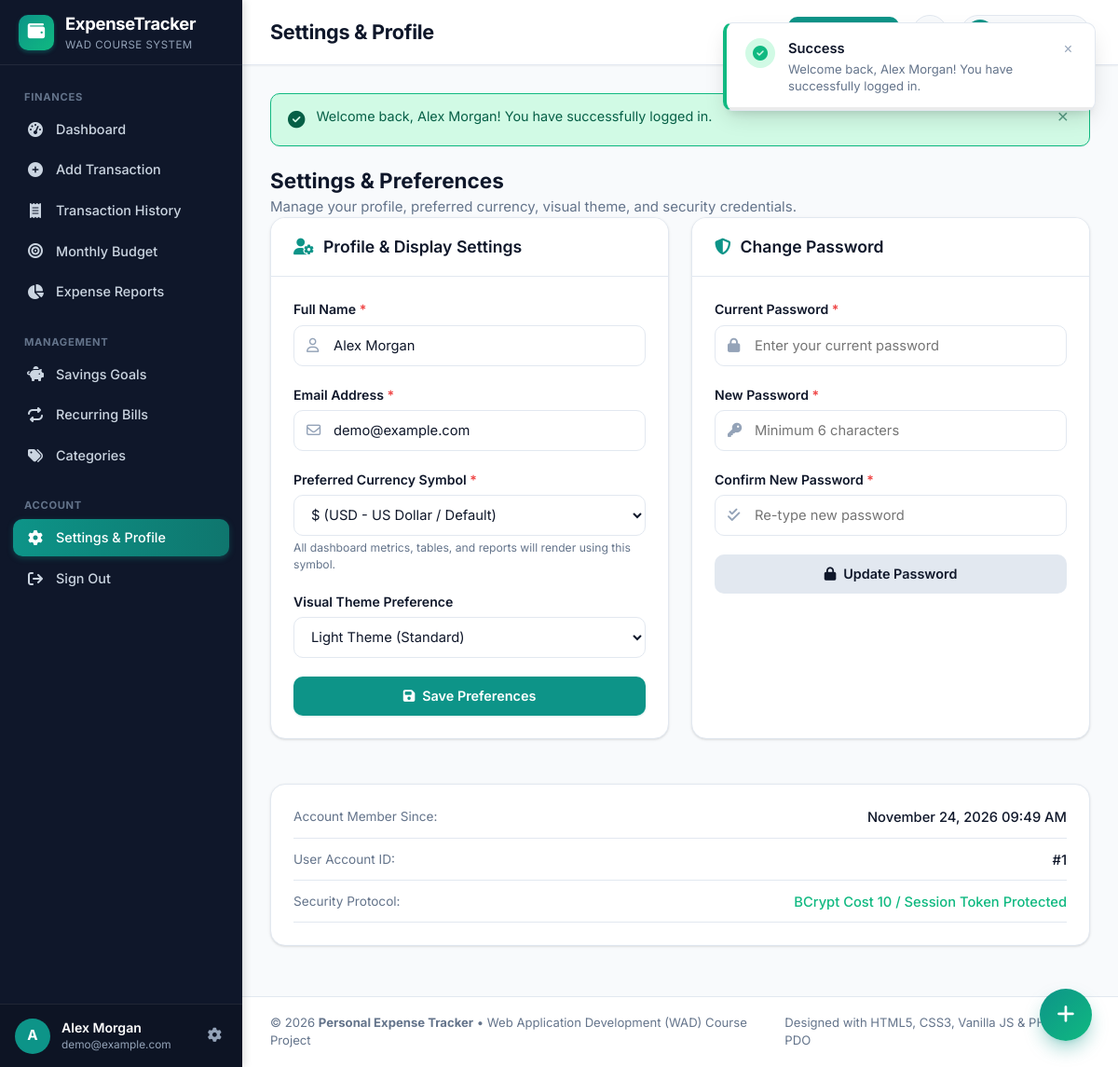
The page /pages/profile.php (signed in) on the database its author committed.
### tables this page shows
CREATE TABLE `users` (
  `id` INT AUTO_INCREMENT PRIMARY KEY,
  `name` VARCHAR(100) NOT NULL,
  `email` VARCHAR(150) NOT NULL UNIQUE,
  `password` VARCHAR(255) NOT NULL,
  `currency` VARCHAR(10) NOT NULL DEFAULT '$',
  `theme` VARCHAR(10) NOT NULL DEFAULT 'light',
  `created_at` TIMESTAMP DEFAULT CURRENT_TIMESTAMP
);

### includes/functions.php (called while the page is built, shortened)
<?php
function app_url(string $path = ''): string {
    static $baseUrl = null;
    if ($baseUrl === null) {
        $docRoot = str_replace('\\', '/', realpath($_SERVER['DOCUMENT_ROOT'] ?? ''));
        $appRoot = str_replace('\\', '/', dirname(__DIR__));
        if (!empty($docRoot) && strpos($appRoot, $docRoot) === 0) {
            $relative = substr($appRoot, strlen($docRoot));
            $baseUrl = rtrim($relative, '/') . '/';
        }
    }
    return rtrim($baseUrl, '/') . '/' . ltrim($path, '/');
}
function e($value): string {
    return htmlspecialchars((string)($value ?? ''), ENT_QUOTES, 'UTF-8');
}
function format_date(string $date, string $format = 'M d, Y'): string {
    $timestamp = strtotime($date);
    return $timestamp ? date($format, $timestamp) : $date;
}

### pages/profile.php (the view, shortened to what this page needs)
<?php
require_once __DIR__ . '/../includes/auth_check.php';
$userId = get_user_id();
$stmt = $pdo->prepare("SELECT id, name, email, currency, theme, created_at FROM users WHERE id = :id LIMIT 1");
$stmt->execute([':id' => $userId]);
$user = $stmt->fetch();
$availableCurrencies = [
    '$'  => '$ (USD - US Dollar / Default)',
    '₹'  => '₹ (INR - Indian Rupee)',
    '€'  => '€ (EUR - Euro)',
    '£'  => '£ (GBP - British Pound)',
    '¥'  => '¥ (JPY - Japanese Yen)',
    'C$' => 'C$ (CAD - Canadian Dollar)',
    'A$' => 'A$ (AUD - Australian Dollar)',
    'AED'=> 'AED (United Arab Emirates Dirham)'
];
include __DIR__ . '/../includes/header.php';
?>
<div class="profile-page">
    <div class="page-intro-header">
        <h2>Settings &amp; Preferences</h2>
        <p class="text-muted">Manage your profile, preferred currency, visual theme, and security credentials.</p>
    </div>
    <div class="grid-2-col">
        <div class="card">
            <div class="card-header">
                <h3 class="card-title">
                    <i class="fa-solid fa-user-gear text-teal"></i>
                    Profile &amp; Display Settings
                </h3>
            </div>
            <div class="card-body">
                <form action="<?= e(app_url('actions/update_profile.php')) ?>" method="POST" novalidate>
                    <div class="form-group">
                        <label for="userName" class="form-label">Full Name <span class="text-danger">*</span></label>
                        <div class="input-icon-wrap">
                            <input type="text" name="name" id="userName" class="form-control"
                                   value="<?= e($user['name']) ?>" required>
                        </div>
                    </div>
                    <div class="form-group">
                        <label for="userEmail" class="form-label">Email Address <span class="text-danger">*</span></label>
                        <div class="input-icon-wrap">
                            <input type="email" name="email" id="userEmail" class="form-control"
                                   value="<?= e($user['email']) ?>" required>
                        </div>
                    </div>
                    <div class="form-group">
                        <label for="userCurrency" class="form-label">Preferred Currency Symbol <span class="text-danger">*</span></label>
                        <select name="currency" id="userCurrency" class="form-control" required>
                            <?php foreach ($availableCurrencies as $sym => $label): ?>
                                <option value="<?= e($sym) ?>" <?= ($user['currency'] === $sym) ? 'selected' : '' ?>>
                                    <?= e($label) ?>
                                </option>
                            <?php endforeach; ?>
                        </select>
                        <span class="field-hint">All dashboard metrics, tables, and reports will render using this symbol.</span>
                    </div>
                    <div class="form-group">
                        <label for="userTheme" class="form-label">Visual Theme Preference</label>
                        <select name="theme" id="userTheme" class="form-control">
                            <option value="light" <?= ($user['theme'] === 'light') ? 'selected' : '' ?>>Light Theme (Standard)</option>
                        </select>
                    </div>
                    <div class="form-actions mt-3">
                        <button type="submit" class="btn btn-primary btn-block">
                            <i class="fa-solid fa-floppy-disk"></i> Save Preferences
                        </button>
                    </div>
                </form>
            </div>
        </div>
        <div class="card">
            <div class="card-header">
                <h3 class="card-title">
                    <i class="fa-solid fa-shield-halved text-teal"></i>
                    Change Password
                </h3>
            </div>
            <div class="card-body">
                <form action="<?= e(app_url('actions/change_password.php')) ?>" method="POST" novalidate>
                    <div class="form-group">
                        <label for="currentPassword" class="form-label">Current Password <span class="text-danger">*</span></label>
                        <div class="input-icon-wrap">
                            <input type="password" name="current_password" id="currentPassword" class="form-control"
                                   placeholder="Enter your current password" required>
                        </div>
                    </div>
                    <div class="form-group">
                        <label for="newPassword" class="form-label">New Password <span class="text-danger">*</span></label>
                        <div class="input-icon-wrap">
                            <input type="password" name="new_password" id="newPassword" class="form-control"
                                   placeholder="Minimum 6 characters" minlength="6" required>
                        </div>
                    </div>
                    <div class="form-group">
                        <label for="confirmNewPassword" class="form-label">Confirm New Password <span class="text-danger">*</span></label>
                        <div class="input-icon-wrap">
                            <input type="password" name="confirm_new_password" id="confirmNewPassword" class="form-control"
                                   placeholder="Re-type new password" required>
                        </div>
                    </div>
                    <div class="form-actions mt-3">
                        <button type="submit" class="btn btn-secondary btn-block">
                            <i class="fa-solid fa-lock"></i> Update Password
                        </button>
                    </div>
                </form>
            </div>
        </div>
    </div>
    <div class="card mt-4">
        <div class="card-body">
            <div class="detail-list">
                <div class="detail-row">
                    <span class="detail-label">Account Member Since:</span>
                    <span class="detail-value"><?= e(format_date($user['created_at'], 'F d, Y h:i A')) ?></span>
                </div>
                <div class="detail-row">
                    <span class="detail-label">User Account ID:</span>
                    <span class="detail-value">#<?= (int)$user['id'] ?></span>
                </div>
                <div class="detail-row">
                    <span class="detail-label">Security Protocol:</span>
                    <span class="detail-value text-success font-medium">BCrypt Cost 10 / Session Token Protected</span>
                </div>
            </div>
        </div>
    </div>
</div>
<?php include __DIR__ . '/../includes/footer.php'; ?>

### assets/css/style.css (style rules this page uses)
:root { --primary: #0d9488; --primary-hover: #0f766e; --primary-light: #f0fdfa; --primary-subtle: #ccfbf1; --primary-border: #99f6e4; --secondary: #10b981; --secondary-hover: #059669; --secondary-light: #ecfdf5; --success: #10b981; --success-light: #d1fae5; --success-text: #065f46; --danger: #ef4444; --danger-hover: #dc2626; --danger-light: #fee2e2; --danger-text: #991b1b; --warning: #f59e0b; --warning-light: #fef3c7; --warning-text: #92400e; --info: #0284c7; --info-light: #e0f2fe; --info-text: #075985; --text-main: #0f172a; --text-muted: #64748b; --text-light: #94a3b8; --bg-app: #f8fafc; --bg-card: #ffffff; --bg-card-header: #ffffff; --bg-sidebar: #0f172a; --bg-sidebar-hover: #1e293b; --bg-input: #ffffff; --bg-table-stripe: #f8fafc; --border-color: #e2e8f0; --border-focus: #0d9488; --shadow-xs: 0 1px 2px 0 rgba(0, 0, 0, 0.05); --shadow-sm: 0 1px 3px 0 rgba(0, 0, 0, 0.1), 0 1px 2px -1px rgba(0, 0, 0, 0.1); --shadow-md: 0 4px 6px -1px rgba(0, 0, 0, 0.07), 0 2px 4px -2px rgba(0, 0, 0, 0.05); --shadow-lg: 0 10px 15px -3px rgba(0, 0, 0, 0.08), 0 4px 6px -4px rgba(0, 0, 0, 0.04); --radius-sm: 6px; --radius-md: 10px; --radius-lg: 16px; --radius-full: 9999px; --sidebar-width: 260px; --topbar-height: 70px; --transition: all 0.2s ease-in-out; }
* { margin: 0; padding: 0; box-sizing: border-box; }
body { font-family: 'Inter', -apple-system, BlinkMacSystemFont, "Segoe UI", Roboto, sans-serif; background-color: var(--bg-app); color: var(--text-main); line-height: 1.5; font-size: 15px; -webkit-font-smoothing: antialiased; transition: background-color 0.3s ease, color 0.3s ease; }
.card { background: var(--bg-card); border: 1px solid var(--border-color); border-radius: var(--radius-lg); box-shadow: var(--shadow-sm); margin-bottom: 24px; overflow: hidden; transition: box-shadow 0.2s ease, background-color 0.3s ease; }
.card-header { padding: 18px 24px; border-bottom: 1px solid var(--border-color); background: var(--bg-card-header); }
.card-title { font-size: 1.1rem; font-weight: 600; color: var(--text-main); display: flex; align-items: center; gap: 10px; }
.card-body { padding: 24px; }
.form-group { margin-bottom: 20px; }
.form-label { display: block; font-size: 0.88rem; font-weight: 600; color: var(--text-main); margin-bottom: 6px; }
.input-icon-wrap { position: relative; display: flex; align-items: center; }
.form-control { width: 100%; height: 44px; padding: 10px 14px; font-size: 0.92rem; font-family: inherit; color: var(--text-main); background: var(--bg-input); border: 1px solid var(--border-color); border-radius: var(--radius-md); transition: var(--transition); outline: none; }
.input-icon-wrap .form-control { padding-left: 42px; }
.field-hint { display: block; font-size: 0.76rem; color: var(--text-muted); margin-top: 4px; }
.form-actions { display: flex; gap: 12px; margin-top: 24px; }
.btn { display: inline-flex; align-items: center; justify-content: center; gap: 8px; font-family: inherit; font-size: 0.9rem; font-weight: 600; padding: 10px 18px; border-radius: var(--radius-md); border: 1px solid transparent; cursor: pointer; text-decoration: none; transition: var(--transition); line-height: 1.4; }
.btn-primary { background-color: var(--primary); color: #ffffff; box-shadow: 0 1px 2px rgba(13, 148, 136, 0.2); }
.btn-secondary { background-color: var(--border-color); color: var(--text-main); }
.btn-block { width: 100%; }
.detail-list { display: flex; flex-direction: column; gap: 12px; }
.detail-row { display: flex; justify-content: space-between; padding-bottom: 10px; border-bottom: 1px solid var(--border-color); }
.detail-label { font-size: 0.85rem; color: var(--text-muted); }
.detail-value { font-size: 0.92rem; font-weight: 500; color: var(--text-main); text-align: right; }
.text-teal { color: var(--primary) !important; }
.text-success { color: var(--success) !important; }
.text-danger { color: var(--danger) !important; }
.text-muted { color: var(--text-muted) !important; }
.font-medium { font-weight: 500 !important; }
.mt-3 { margin-top: 16px !important; }
.mt-4 { margin-top: 24px !important; }
.grid-2-col { display: grid; grid-template-columns: repeat(auto-fit, minmax(360px, 1fr)); gap: 24px; }

### rows shown on the page
users: name "Alex Morgan", email "demo@example.com", currency "$ (USD - US Dollar / Default)", theme "Light Theme (Standard)", created_at "November 24, 2026 09:49 AM", id "1"

### other values the page prints
substr(e(get_user_name()), 0, 1) "A"
get_user_name() "Alex Morgan"
get_user_email() "demo@example.com"
$pageTitle "Settings & Profile"
$flash['message'] "Welcome back, Alex Morgan! You have successfully logged in."
